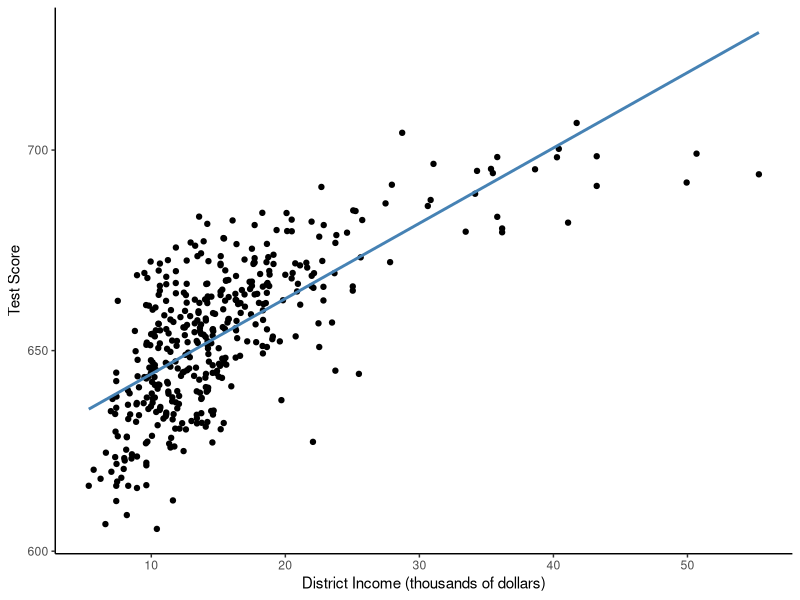
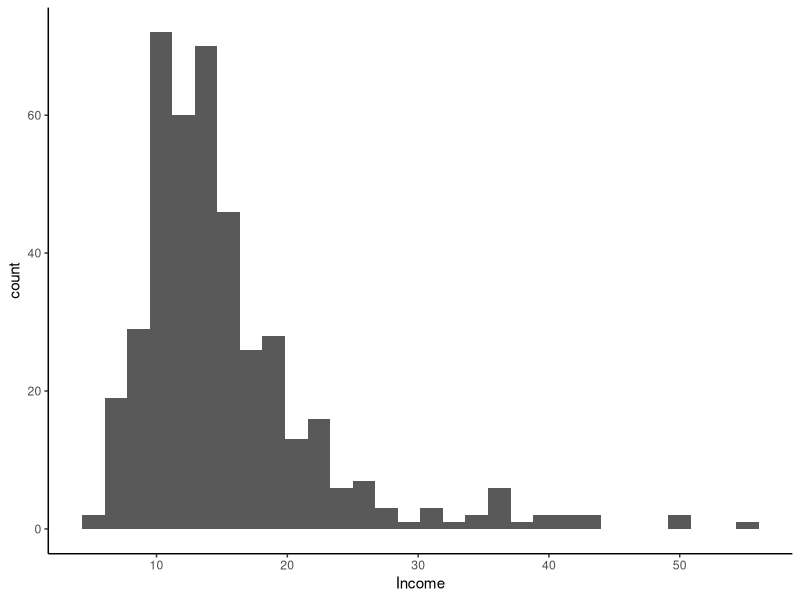
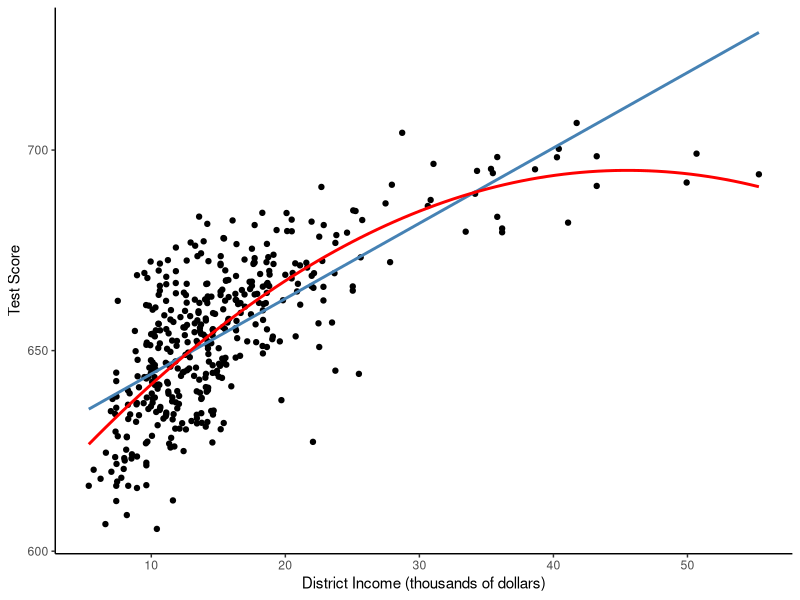
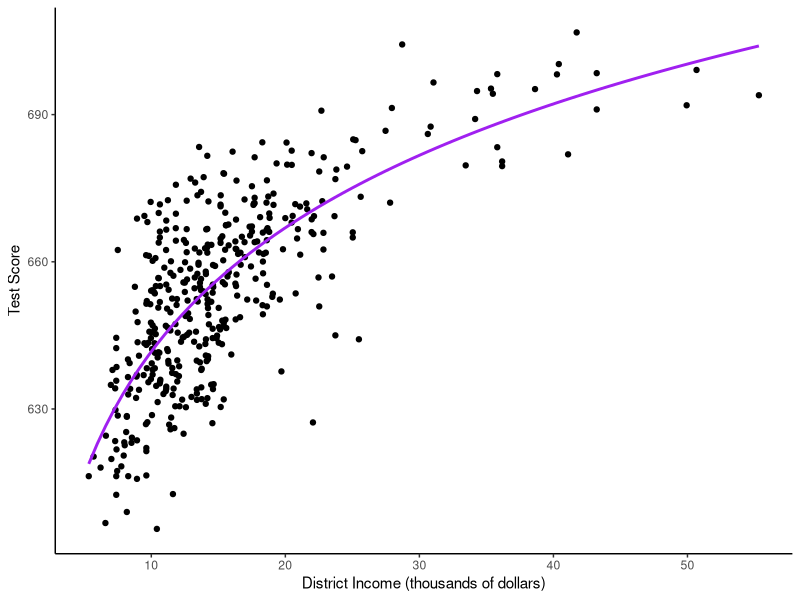
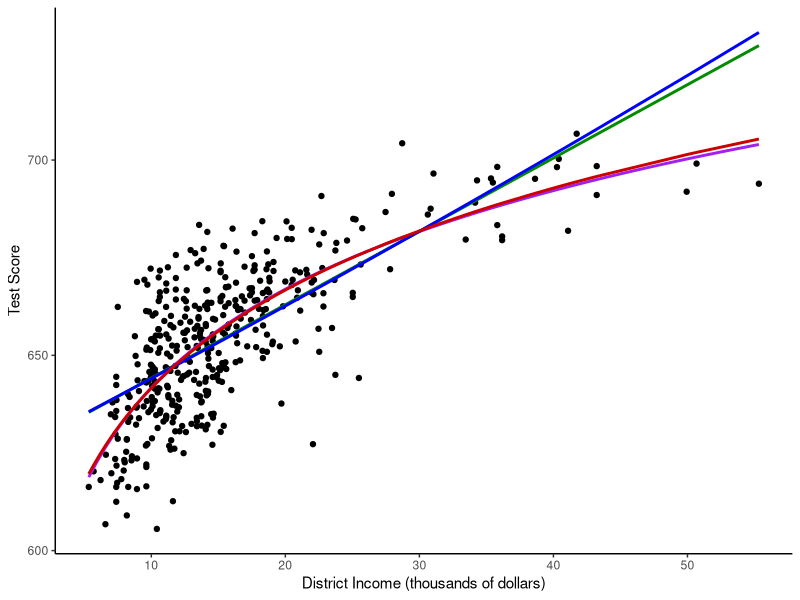
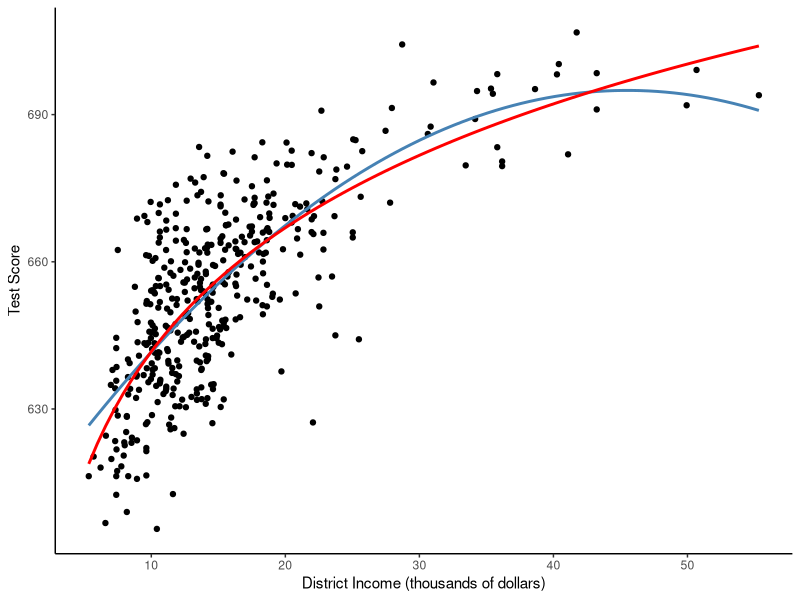

Write the R code that produced these figures, in order.
## ---- chunk 1
knitr::opts_chunk$set(echo = TRUE, comment = NA)

## ---- chunk 2
#| warning: false
#| eval: true
#| echo: true
rm(list=ls()) # Clears the R environment

# Read in libraries and data
library(ggplot2)
library(AER)
data(CASchools)

# Calculate the number of students per teacher
CASchools$size <- CASchools$students/CASchools$teachers
# Calculate the average of math and reading score
CASchools$score <- (CASchools$read + CASchools$math) / 2
## ---- chunk 3
#| eval: true
#| echo: true
# fit a simple linear model
linear_model <- lm(score ~ income, data = CASchools)
summary(linear_model)
## ---- chunk 4
#| fig.alt: "A scatterplot with income on the x axis and score on the y axis. The points have a steep positive relationship from 0 to 10 thousand dollars, but past 10,000 dollars, the relationship is less strong. There is a linear regression line running through that does not fit the points well."
#| eval: true
#| echo: true
# plot the observations
ggplot(CASchools, aes(x = income, y = score)) +
  geom_point() +
  xlab("District Income (thousands of dollars)") +
  ylab("Test Score") +
  geom_smooth(method = 'lm', formula = y~x, se = F, color = "steelblue") +
  theme_classic()
  

## ---- chunk 5
#| fig.alt: "A right-skewed histogram of income."
#| eval: true
#| echo: true
ggplot(CASchools, aes(x = income)) +
  geom_histogram() +
  xlab("Income") +
  theme_classic()
## ---- chunk 6
#| eval: true
#| echo: false
# fit the quadratic model
quadratic_model <- lm(score ~ poly(income, 2), data = CASchools)
summary(quadratic_model)
## ---- chunk 7
#| fig.alt: "A scatterplot with income on the x axis and score on the y axis. There is a linear prediction line, which does not fit well, and a curved prediction line for the quadratic regression that fits better."
#| eval: true
#| echo: true
ggplot(CASchools, aes(x = income, y = score)) +
  geom_point() +
  xlab("District Income (thousands of dollars)") +
  ylab("Test Score") +
  geom_smooth(method = 'lm', formula = y~x, se = F, color = "steelblue") +
  geom_smooth(method = 'lm', formula = y ~ poly(x, 2), se = F, color = "red") +
  theme_classic()

## ---- chunk 8
# estimate a cubic model
cubic_model <- lm(score ~ poly(income, 3), data = CASchools)
summary(cubic_model)

## ---- chunk 9
#| echo: true
#| eval: true
# set up data for prediction
new_data <- data.frame(income = c(10, 11))
# do the prediction
Y_hat <- predict(quadratic_model, newdata = new_data)
# compute the difference
diff(Y_hat)
## ---- chunk 10
# estimate a level-log model
LinearLog <- lm(score ~ log(income), data = CASchools) # log() is the natural log
summary(LinearLog)

# Plot the function
ggplot(CASchools, aes(x = income, y = score)) +
  geom_point() +
  xlab("District Income (thousands of dollars)") +
  ylab("Test Score") +
  geom_smooth(method = 'lm', formula = y~log(x), se = F, color = "purple") +
  theme_classic()
## ---- chunk 11
#| eval: true
#| echo: true
# set up new data
new_data <- data.frame(income = c(10, 11, 40, 41))
# predict the outcomes
Y_hat <- predict(LinearLog, newdata = new_data)
# compute the expected difference
Y_hat_matrix <- matrix(Y_hat, nrow = 2, byrow = TRUE)
Y_hat_matrix[, 2] - Y_hat_matrix[, 1]
## ---- chunk 12
# estimate a log-linear model
LogLinear <- lm(log(score) ~ income, data = CASchools)
summary(LogLinear)
## ---- chunk 13
# estimate the log-log model
LogLog <- lm(log(score) ~ log(income), data = CASchools)
summary(LogLog)
## ---- chunk 14
#| echo: true
#| eval: true
CASchools$pred_log_level <- exp(predict(LogLinear))
CASchools$pred_log_log <- exp(predict(LogLog))

ggplot(CASchools, aes(x = income, y = score)) +
  geom_point() +
  xlab("District Income (thousands of dollars)") +
  ylab("Test Score") +
  geom_smooth(method = 'lm', formula = y ~ x, se = F, color = "green4") +
  geom_smooth(method = 'lm', formula = y ~ log(x), se = F, color = "purple") +
  geom_line(aes(y = pred_log_level), color = "blue", size = 1) +
  geom_line(aes(y = pred_log_log), color = "red3", size = 1) +
  theme_classic()
## ---- chunk 15
# compute the adj. R^2 for the nonlinear models
adj_R2 <-rbind("linear" = summary(linear_model)$adj.r.squared,
"quadratic" = summary(quadratic_model)$adj.r.squared,
"cubic" = summary(cubic_model)$adj.r.squared,
"LinearLog" = summary(LinearLog)$adj.r.squared,
"LogLinear" = summary(LogLinear)$adj.r.squared,
"LogLog" = summary(LogLog)$adj.r.squared
)
# assign column names
colnames(adj_R2) <- "adj_R2"
adj_R2

## ---- chunk 16
# plot the observations
ggplot(CASchools, aes(x = income, y = score)) +
  geom_point() +
  xlab("District Income (thousands of dollars)") +
  ylab("Test Score") +
  geom_smooth(method = 'lm', formula = y~poly(x,2), se = F, color = "steelblue") +
  geom_smooth(method = 'lm', formula = y~log(x), se = F, color = "red") +
  theme_classic()
## ---- chunk 17
#| echo: true
#| eval: true
# Create region variable
CASchools$region <- "Northern CA"
CASchools$region[CASchools$county %in% c("Los Angeles",
                                         "San Bernardino",
                                         "Riverside",
                                         "San Diego",
                                         "Imperial")] <- "Southern CA"
CASchools$region[CASchools$county %in% c("Alameda", 
                                         "Contra Costa", 
                                         "Marin", 
                                         "San Francisco", 
                                         "San Mateo", 
                                         "Santa Clara", 
                                         "Solano")] <- "Bay Area"
CASchools$region[CASchools$county %in% c("Fresno", 
                                         "Inyo", 
                                         "Kern", 
                                         "Kings", 
                                         "Tulare", 
                                         "Alpine", 
                                         "Amador", 
                                         "Calaveras", 
                                         "Madera", 
                                         "Mariposa", 
                                         "Merced", 
                                         "Mono",
                                         "San Joaquin",
                                         "Stanislaus", 
                                         "Tuolumne")] <- "Central CA"
CASchools$region[CASchools$county %in% c("Monterey",
                                         "San Benito",
                                         "San Luis Obispo",
                                         "Santa Barbara",
                                         "Santa Cruz",
                                         "Ventura")] <- "Central Coast"
dummy_interaction <- lm(score ~ size + region + region*size, data = CASchools)
summary(dummy_interaction)

## ---- chunk 18
#| echo: true
#| eval: true
interaction <- lm(score ~ lunch + expenditure + lunch*expenditure, data = CASchools)
summary(interaction)
